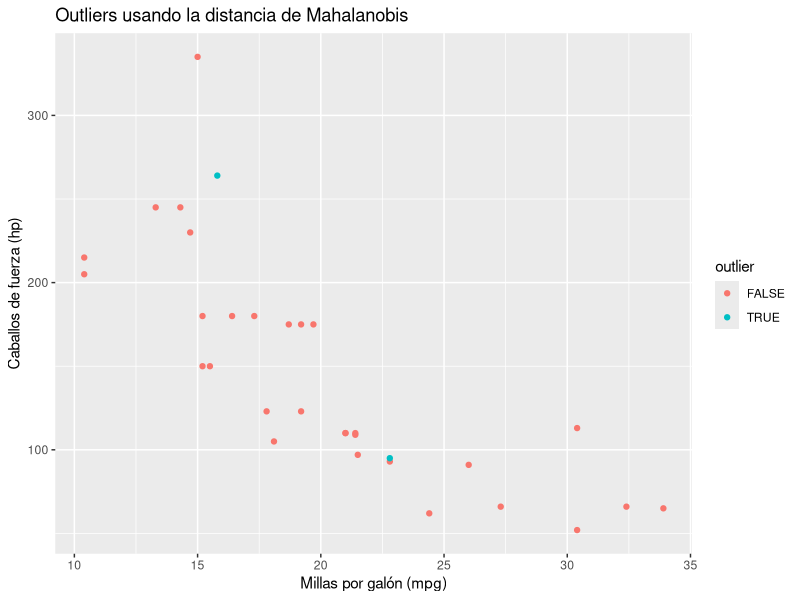

The R script that drew this image:


# Cargar datos
data(mtcars)

# Ver los primeros registros del conjunto de datos
head(mtcars)
# Escalar los datos
mtcars_scaled <- scale(mtcars)

# Calcular la matriz de distancias euclideanas
dist_euclidean <- dist(mtcars_scaled)

# Convertir a matriz y obtener distancias al centroide
dist_euclidean_matrix <- as.matrix(dist_euclidean)
center <- colMeans(mtcars_scaled)
euclidean_distances <- apply(mtcars_scaled, 1, function(row) sqrt(sum((row - center)^2)))

# Establecer umbral (por ejemplo, percentil 95 de las distancias euclideanas)
threshold_euclidean <- quantile(euclidean_distances, 0.95)

# Identificar puntos atípicos usando distancia euclideana
(outliers_euclidean <- euclidean_distances > threshold_euclidean)
# Convertir a matriz
dist_euclidean_matrix <- as.matrix(dist_euclidean)
# Calcular la media y la matriz de covarianza
mean_mtcars <- colMeans(mtcars)
cov_mtcars <- cov(mtcars)

#### Mahalanobis

# Calcular las distancias de Mahalanobis para cada punto
dist_mahalanobis <- mahalanobis(mtcars, mean_mtcars, cov_mtcars)
# Umbral de chi-cuadrado para el percentil 95
threshold <- qchisq(0.95, df = ncol(mtcars))

# Identificar puntos atípicos
outliers <- dist_mahalanobis > threshold

# Ver los índices de los datos atípicos
which(outliers)
# Visualización de datos con ggplot2
library(ggplot2)

# Añadir columna de outliers al conjunto de datos
mtcars$outlier <- outliers

# Crear gráfico de dispersión
ggplot(mtcars, aes(x = mpg, y = hp, color = outlier)) +
  geom_point() +
  labs(title = "Outliers usando la distancia de Mahalanobis",
       x = "Millas por galón (mpg)",
       y = "Caballos de fuerza (hp)")
